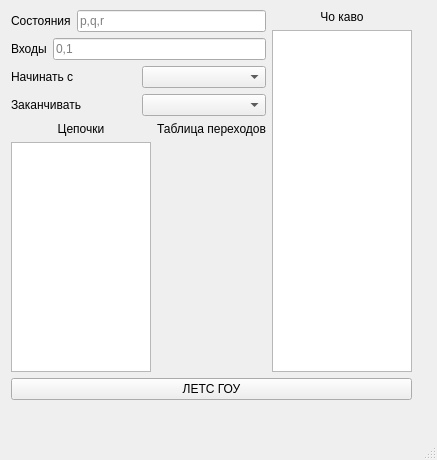
<?xml version="1.0" encoding="UTF-8"?>
<ui version="4.0">
 <class>MainWindow</class>
 <widget class="QMainWindow" name="MainWindow">
  <property name="geometry">
   <rect>
    <x>0</x>
    <y>0</y>
    <width>437</width>
    <height>460</height>
   </rect>
  </property>
  <property name="windowTitle">
   <string>MainWindow</string>
  </property>
  <widget class="QWidget" name="centralwidget">
   <widget class="QWidget" name="">
    <property name="geometry">
     <rect>
      <x>11</x>
      <y>10</y>
      <width>401</width>
      <height>390</height>
     </rect>
    </property>
    <layout class="QVBoxLayout" name="verticalLayout_5">
     <item>
      <layout class="QHBoxLayout" name="horizontalLayout_6">
       <item>
        <layout class="QVBoxLayout" name="verticalLayout_4">
         <item>
          <layout class="QVBoxLayout" name="verticalLayout">
           <item>
            <layout class="QHBoxLayout" name="horizontalLayout">
             <item>
              <widget class="QLabel" name="label">
               <property name="text">
                <string>Состояния</string>
               </property>
              </widget>
             </item>
             <item>
              <widget class="QLineEdit" name="line_condition">
               <property name="placeholderText">
                <string>p,q,r</string>
               </property>
              </widget>
             </item>
            </layout>
           </item>
           <item>
            <layout class="QHBoxLayout" name="horizontalLayout_2">
             <item>
              <widget class="QLabel" name="label_2">
               <property name="text">
                <string>Входы</string>
               </property>
              </widget>
             </item>
             <item>
              <widget class="QLineEdit" name="line_input">
               <property name="placeholderText">
                <string>0,1</string>
               </property>
              </widget>
             </item>
            </layout>
           </item>
           <item>
            <layout class="QHBoxLayout" name="horizontalLayout_3">
             <item>
              <widget class="QLabel" name="label_3">
               <property name="text">
                <string>Начинать с</string>
               </property>
              </widget>
             </item>
             <item>
              <widget class="QComboBox" name="comboBox_first"/>
             </item>
            </layout>
           </item>
           <item>
            <layout class="QHBoxLayout" name="horizontalLayout_4">
             <item>
              <widget class="QLabel" name="label_4">
               <property name="text">
                <string>Заканчивать</string>
               </property>
              </widget>
             </item>
             <item>
              <widget class="QComboBox" name="comboBox_exit"/>
             </item>
            </layout>
           </item>
          </layout>
         </item>
         <item>
          <layout class="QHBoxLayout" name="horizontalLayout_5">
           <item>
            <layout class="QVBoxLayout" name="verticalLayout_2">
             <item>
              <widget class="QLabel" name="label_5">
               <property name="text">
                <string>Цепочки</string>
               </property>
               <property name="alignment">
                <set>Qt::AlignCenter</set>
               </property>
              </widget>
             </item>
             <item>
              <widget class="QTextEdit" name="textEdit_input_chains"/>
             </item>
            </layout>
           </item>
           <item>
            <layout class="QVBoxLayout" name="verticalLayout_3">
             <item>
              <widget class="QLabel" name="label_6">
               <property name="text">
                <string>Таблица переходов</string>
               </property>
               <property name="alignment">
                <set>Qt::AlignHCenter|Qt::AlignTop</set>
               </property>
              </widget>
             </item>
            </layout>
           </item>
          </layout>
         </item>
        </layout>
       </item>
       <item>
        <layout class="QVBoxLayout" name="verticalLayout_6">
         <item>
          <widget class="QLabel" name="label_7">
           <property name="text">
            <string>Чо каво</string>
           </property>
           <property name="alignment">
            <set>Qt::AlignCenter</set>
           </property>
          </widget>
         </item>
         <item>
          <widget class="QTextEdit" name="textEdit_outpu_chains"/>
         </item>
        </layout>
       </item>
      </layout>
     </item>
     <item>
      <widget class="QPushButton" name="pushButton_start">
       <property name="text">
        <string>ЛЕТС ГОУ</string>
       </property>
      </widget>
     </item>
    </layout>
   </widget>
  </widget>
  <widget class="QMenuBar" name="menubar">
   <property name="geometry">
    <rect>
     <x>0</x>
     <y>0</y>
     <width>437</width>
     <height>22</height>
    </rect>
   </property>
  </widget>
  <widget class="QStatusBar" name="statusbar"/>
 </widget>
 <resources/>
 <connections/>
</ui>
